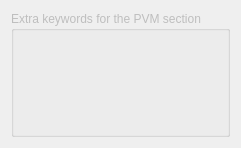
       <widget class="QWidget" name="pageExtraPVM">
        <property name="geometry">
         <rect>
          <x>0</x>
          <y>0</y>
          <width>100</width>
          <height>30</height>
         </rect>
        </property>
        <layout class="QVBoxLayout">
         <item>
          <widget class="Q3GroupBox" name="GroupBoxExtraPVM">
           <property name="enabled">
            <bool>false</bool>
           </property>
           <property name="title">
            <string>Extra keywords for the PVM section</string>
           </property>
           <layout class="QHBoxLayout">
            <property name="spacing">
             <number>6</number>
            </property>
            <property name="margin">
             <number>11</number>
            </property>
            <item>
             <widget class="Q3Table" name="TablePVM">
              <property name="whatsThis">
               <string>In this table extra keywords can be specified for the PVM section of the BRABO input file.








Each field can hold up to 10 characters. If a field is made longer, it occupies multiple cells. Rows can be added, removed and cleared, respectively, using the buttons on the right.








This input is not checked in any way for errors.</string>
              </property>
              <property name="numRows">
               <number>3</number>
              </property>
              <property name="numCols">
               <number>8</number>
              </property>
              <row>
               <property name="text">
                <string>1</string>
               </property>
              </row>
              <row>
               <property name="text">
                <string>2</string>
               </property>
              </row>
              <row>
               <property name="text">
                <string>3</string>
               </property>
              </row>
              <column>
               <property name="text">
                <string>keyword</string>
               </property>
              </column>
              <column>
               <property name="text">
                <string>field 1</string>
               </property>
              </column>
              <column>
               <property name="text">
                <string>field 2</string>
               </property>
              </column>
              <column>
               <property name="text">
                <string>field 3</string>
               </property>
              </column>
              <column>
               <property name="text">
                <string>field 4</string>
               </property>
              </column>
              <column>
               <property name="text">
                <string>field 5</string>
               </property>
              </column>
              <column>
               <property name="text">
                <string>field 6</string>
               </property>
              </column>
              <column>
               <property name="text">
                <string>field 7</string>
               </property>
              </column>
             </widget>
            </item>
            <item>
             <layout class="QVBoxLayout">
              <item>
               <widget class="QToolButton" name="ToolButtonAddPVM">
                <property name="whatsThis">
                 <string>Adds a new row. If a row is selected, the new row is inserted before the selected row. Otherwise the new row is added at the end.</string>
                </property>
                <property name="text">
                 <string/>
                </property>
                <property name="autoRaise">
                 <bool>true</bool>
                </property>
               </widget>
              </item>
              <item>
               <widget class="QToolButton" name="ToolButtonRemovePVM">
                <property name="whatsThis">
                 <string>Removes the currently selected row.</string>
                </property>
                <property name="text">
                 <string/>
                </property>
                <property name="autoRaise">
                 <bool>true</bool>
                </property>
               </widget>
              </item>
              <item>
               <widget class="QToolButton" name="ToolButtonClearPVM">
                <property name="whatsThis">
                 <string>Clears the currently selected cells.</string>
                </property>
                <property name="text">
                 <string/>
                </property>
                <property name="autoRaise">
                 <bool>true</bool>
                </property>
               </widget>
              </item>
              <item>
               <spacer name="Spacer87_2">
                <property name="orientation">
                 <enum>Qt::Vertical</enum>
                </property>
                <property name="sizeType">
                 <enum>QSizePolicy::Expanding</enum>
                </property>
                <property name="sizeHint" stdset="0">
                 <size>
                  <width>20</width>
                  <height>110</height>
                 </size>
                </property>
               </spacer>
              </item>
             </layout>
            </item>
           </layout>
          </widget>
         </item>
        </layout>
       </widget>
